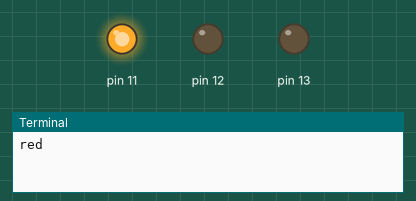
Simulated run of this program. Board: Raspberry Pi (header pin numbers). Shown: output pins drawn as LEDs (lit = HIGH), the last lines printed to the terminal. At 24.0 s the program stops and its outputs stay as they are.

Above: at 1.0 s.
At 3.0 s:
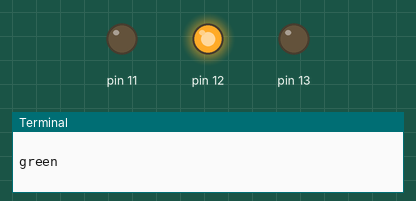
At 5.0 s:
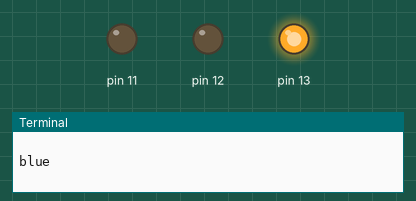
Timing chart, 0 to 7.8 s (numbered marks = the images above):
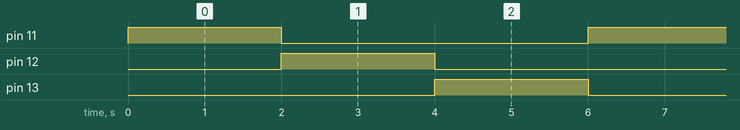

The program:

light_up_triode.py
```python
import RPi.GPIO
import time

RPi.GPIO.setwarnings(False)

RPi.GPIO.setmode(RPi.GPIO.BOARD)

RPi.GPIO.setup(11, RPi.GPIO.OUT)
RPi.GPIO.setup(12, RPi.GPIO.OUT)
RPi.GPIO.setup(13, RPi.GPIO.OUT)

i = 1
while True:
    RPi.GPIO.output(11, 1)
    print('red\n')
    time.sleep(2)
    RPi.GPIO.output(11, 0)

    RPi.GPIO.output(12, 1)
    print('green\n')
    time.sleep(2)
    RPi.GPIO.output(12, 0)

    RPi.GPIO.output(13, 1)
    print('blue\n')
    time.sleep(2)
    RPi.GPIO.output(13, 0)

    i += 1
    if i == 5:
        break

RPi.GPIO.cleanup()
```

Measured:
- by itself, pin 11–13: alternates HIGH for 2.0 s and LOW for 4.0 s
